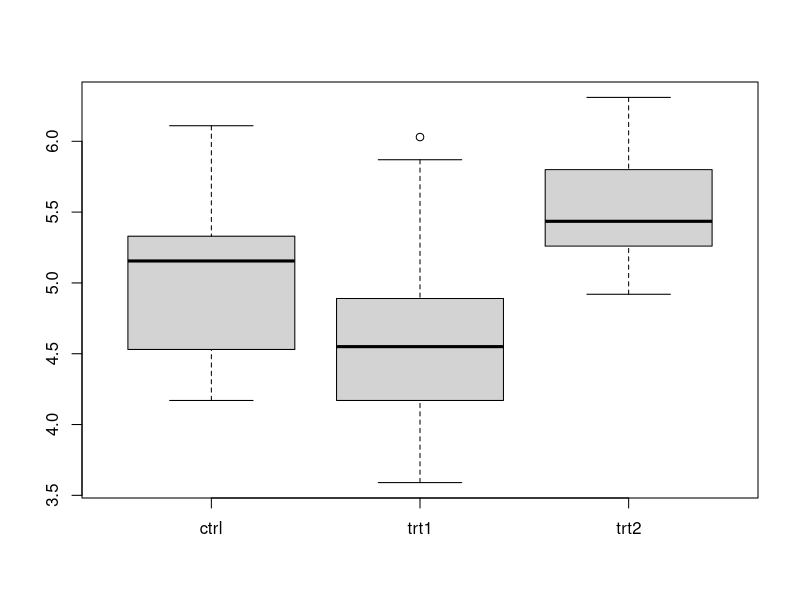
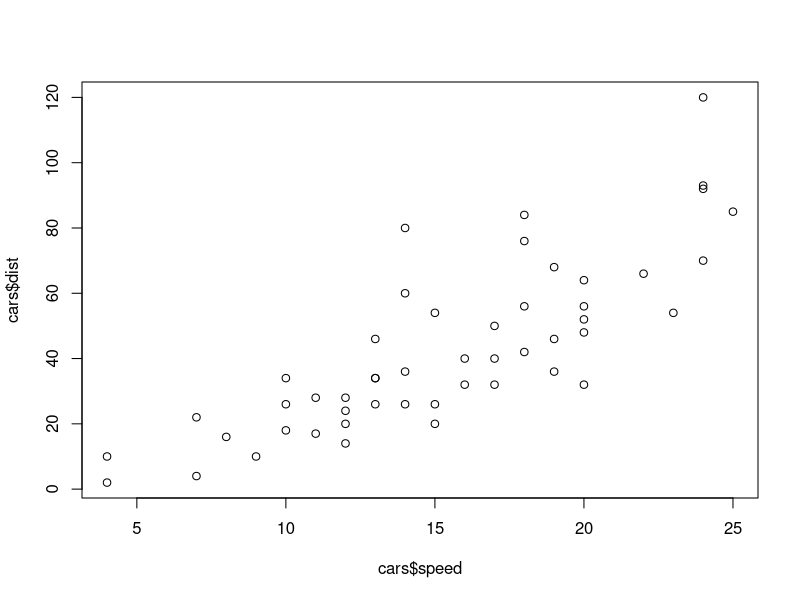
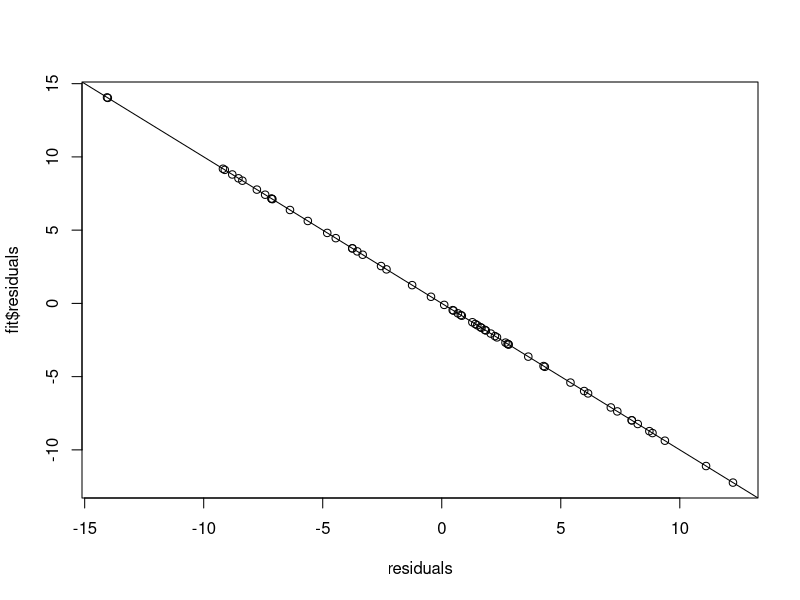

Generate these figures, in order, with R:
## ---- chunk 1
library(knitr)
opts_chunk$set(fig.align="center", fig.height=4, fig.width=4)
## ---- chunk 2
head(PlantGrowth)
plants <- unstack(PlantGrowth)
head(plants)
## ---- chunk 3
boxplot(plants)
## ---- chunk 4
t.test(plants$ctrl,plants$trt1)
## ---- chunk 5
t.test(plants$trt1,plants$trt2)
## ---- chunk 6
head(cars)
## ---- chunk 7
cor.test(cars$speed,cars$dist)
plot(cars$speed,cars$dist)
## ---- chunk 8
library(MASS) # load the MASS library to make the data set available
head(cabbages)
## ---- chunk 9
fit<-lm(VitC~HeadWt+Cult,data=cabbages)
summary(fit)
## ---- chunk 10
anova(fit)
## ---- chunk 11
d<-data.frame(Cult='c52',HeadWt=4)
predict(fit,d)
## ---- chunk 12
residuals <- predict(fit,cabbages)-cabbages$VitC
plot(residuals,fit$residuals)
abline(0,-1)
